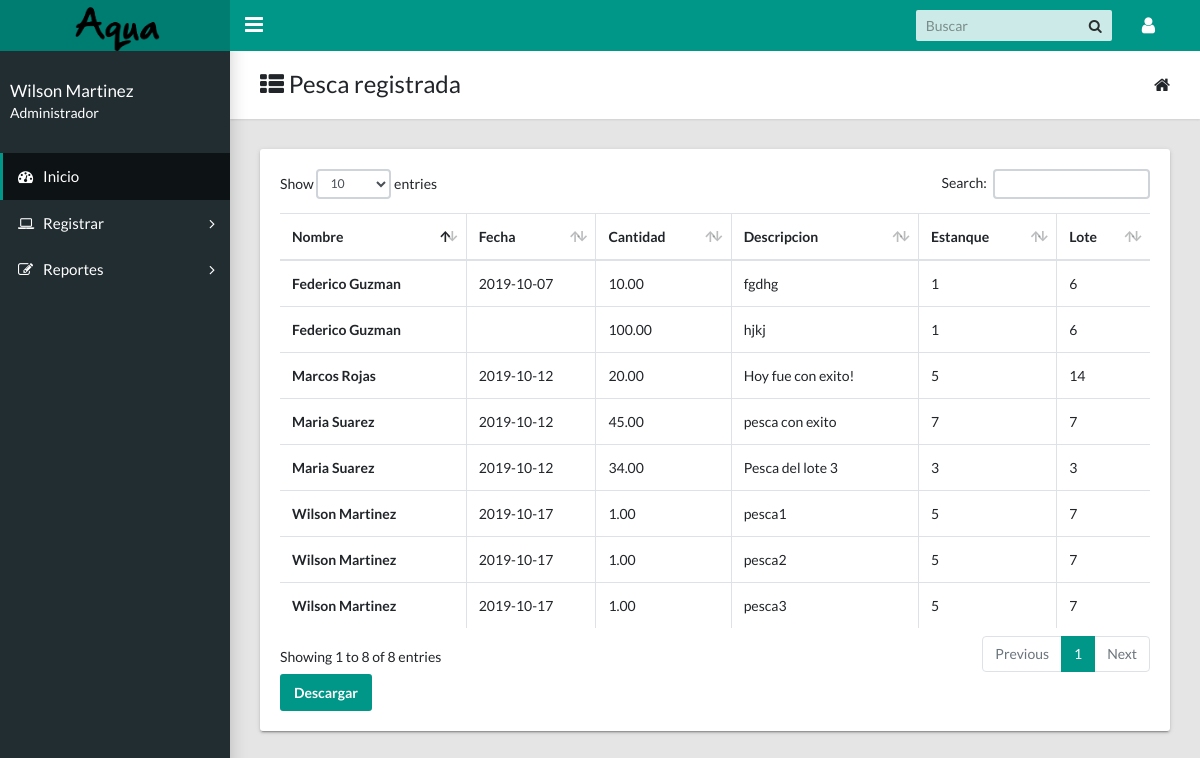
The app's page /docs/operario/consulta_pesca.php (signed in) with its own data.
### tables this page shows
CREATE TABLE `actividad` (
  `id_actividad` int(11) NOT NULL,
  `foto` varchar(45) DEFAULT NULL,
  `cantidad` decimal(10,2) DEFAULT NULL,
  `descripcion` varchar(80) DEFAULT NULL,
  `fecha` varchar(20) DEFAULT NULL,
  `fk_estanque` int(25) DEFAULT NULL,
  `fk_persona` int(25) DEFAULT NULL,
  `fk_tipo_actividad` int(25) DEFAULT NULL,
  `lote` int(11) DEFAULT NULL,
  `estado` varchar(20) DEFAULT NULL,
  `notificacion` varchar(45) DEFAULT NULL
);

CREATE TABLE `persona` (
  `id_persona` int(11) NOT NULL,
  `nombre` varchar(50) DEFAULT NULL,
  `telefono` varchar(15) DEFAULT NULL,
  `fk_rol` int(20) DEFAULT NULL,
  `login` varchar(30) DEFAULT NULL,
  `estado_pers` tinyint(1) DEFAULT NULL,
  `pasword` varchar(20) DEFAULT NULL
);

### docs/operario/consulta_pesca.php (the view, shortened to what this page needs)
<!DOCTYPE html>
<html lang="en">
    <head>
        <link rel="stylesheet" type="text/css" href="../css/main.css">
        <link href="https://maxcdn.bootstrapcdn.com/font-awesome/4.7.0/css/font-awesome.min.css" rel="stylesheet" type="text/css">
        <?php
            include 'php/conect.php';
        ?>
    </head>
<body class="app sidebar-mini rtl">
    <header class="app-header">
        <a class="app-header__logo" href="principal.php">
            <img src="../img/logo2.png" width="90">
        </a>
        <a aria-label="Hide Sidebar" class="app-sidebar__toggle" data-toggle="sidebar" href="#">
        </a>
        <ul class="app-nav">
            <li class="app-search">
                <input class="app-search__input" placeholder="Buscar" type="search">
                <button class="app-search__button">
                    <i class="fa fa-search">
                    </i>
                </button>
            </li>
            <li class="dropdown">
                <a aria-label="Open Profile Menu" class="app-nav__item" data-toggle="dropdown" href="#">
                    <i class="fa fa-user fa-lg">
                    </i>
                </a>
                     <?php
                        if(isset($_SESSION['usuario']))
                          {
                          ?>
            </li>
        </ul>
    </header>
 <aside class="app-sidebar">
        <div class="app-sidebar__user">
            <div>
                <p class="app-sidebar__user-name">
                    <?php echo ''.$_SESSION['nombre']. ' ' ; ?>
                </p>
                <p class="app-sidebar__user-designation">
                    <?php echo ''.$_SESSION['nombre_rol']. ' ' ; ?>
                </p>
                <?php
                }
                else{
                  ?>
                  <script language='javascript'>window.location="salir.php"</script>
                  <?php
                }
                ?>
            </div>
        </div>
        <ul class="app-menu">
            <li>
                <li><a class="app-menu__item active" href="principal.php"><i class="app-menu__icon fa fa-dashboard"></i><span class="app-menu__label">Inicio</span></a></li>
            </li>
            <li class="treeview">
                <a class="app-menu__item" data-toggle="treeview" href="#">
                    <i class="app-menu__icon fa fa-laptop">
                    </i>
                    <span class="app-menu__label">
                        Registrar
                    </span>
                    <i class="treeview-indicator fa fa-angle-right">
                    </i>
                </a>
            </li>
            <li class="treeview">
                <a class="app-menu__item" data-toggle="treeview" href="#">
                    <i class="app-menu__icon fa fa-edit">
                    </i>
                    <span class="app-menu__label">
                        Reportes
                    </span>
                    <i class="treeview-indicator fa fa-angle-right">
                    </i>
                </a>
            </li>
        </ul>
    </aside>
    <main class="app-content">
              <div class="app-title">
                <div>
                  <h1><i class="fa fa-th-list"></i> Pesca registrada</h1>
                </div>
                <ul class="app-breadcrumb breadcrumb side">
                  <li class="breadcrumb-item"><i class="fa fa-home fa-lg"></i></li>
                </ul>
              </div>
              <div  class="row d-flex justify-content-center">
                <div class="col-md-12">
                  <div class="tile">
                    <div class="tile-body">
                      <table class="table table-hover table-bordered " id="sampleTable">
                        <thead>
                          <tr>
                            <th>Nombre</th>
                            <th>Fecha</th>
                            <th>Cantidad</th>
                            <th>Descripcion</th>
                            <th>Estanque</th>
                            <th>Lote</th>
                          </tr>
                        </thead>
                        <tbody>
                          <?php
                          try{
                            $sql="SELECT  * FROM  actividad INNER JOIN persona ON (fk_persona=id_persona) WHERE fk_tipo_actividad=4";
                            $resul=$base->prepare($sql);
                            $resul->execute(array());
                            while($consulta=$resul->fetch(PDO::FETCH_ASSOC)){
                              ?>
                              <tr>
                                <th><?php echo$consulta['nombre'];?></th>
                                <td><?php echo$consulta['fecha'];?></td>
                                <td><?php echo$consulta['cantidad'];?></td>
                                <td><?php echo$consulta['descripcion'];?></td>
                                <td><?php echo$consulta['fk_estanque'];?></td>
                                <td><?php echo$consulta['lote'];?></td>
                              </tr>
                              <?php
                            }
                          }
                          catch(Exception $e){
                           die('Error:' .$e->getMessage());
                         }
                         ?>
                       </tbody>
                     </table>
                    <td >
                        <a href="../reportes/pesca.php" class="btn btn-primary"> Descargar </a>
                     </td>
                   </div>
                 </div>
               </div>
             </div>
           </main>
       </body>
  </html>

### records on screen
actividad: fk_persona.nombre "Federico Guzman", fecha "2019-10-07", cantidad "10.00", descripcion "fgdhg", fk_estanque "1", lote "6"
actividad: fk_persona.nombre "Federico Guzman", cantidad "100.00", descripcion "hjkj", fk_estanque "1", lote "6"
actividad: fk_persona.nombre "Wilson Martinez", fecha "2019-10-17", cantidad "1.00", descripcion "pesca1", fk_estanque "5", lote "7"
actividad: fk_persona.nombre "Wilson Martinez", fecha "2019-10-17", cantidad "1.00", descripcion "pesca2", fk_estanque "5", lote "7"
actividad: fk_persona.nombre "Wilson Martinez", fecha "2019-10-17", cantidad "1.00", descripcion "pesca3", fk_estanque "5", lote "7"
actividad: fk_persona.nombre "Marcos Rojas", fecha "2019-10-12", cantidad "20.00", descripcion "Hoy fue con exito!", fk_estanque "5", lote "14"
actividad: fk_persona.nombre "Maria Suarez", fecha "2019-10-12", cantidad "45.00", descripcion "pesca con exito", fk_estanque "7", lote "7"
actividad: fk_persona.nombre "Maria Suarez", fecha "2019-10-12", cantidad "34.00", descripcion "Pesca del lote 3", fk_estanque "3", lote "3"

### other values on screen
$_SESSION['nombre'] "Wilson Martinez"
$_SESSION['nombre_rol'] "Administrador"
